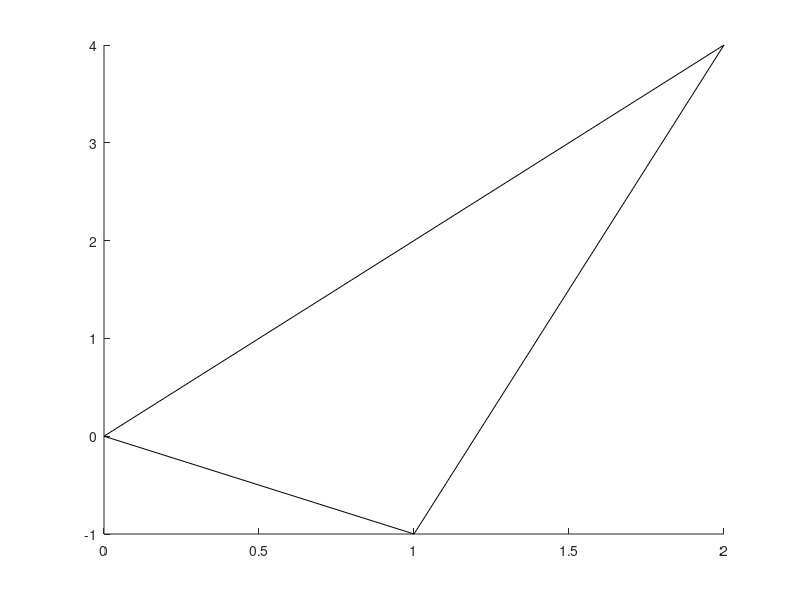

The MATLAB script that drew this image: (Note: this script raises an error after producing the figure.)
    %% Multiobjective optimization -- Exercise 9.4

close all; clear; clc; hold on

%% data

A = [ -2   1 ; 
      -1  -1 ;
       5  -1 ];
b = [ 0 ; 0 ; 6 ] ;

%% plot the feasible region

plot([0 2],[0 4],'-k');
plot([2 1],[4 -1],'-k');
plot([1 0],[-1 0],'-k');

%% solve the scalarized problem with 0 < alfa < 1

options = optimset('Display','off');
for alfa = 0.001 : 0.001 : 0.999
    x = linprog([1 ; 1-2*alfa],A,b,[],[],[],[],options) ;
    plot(x(1),x(2),'g.');
end

%% solve the scalarized problem with alfa = 0

alfa = 0;
x0 = linprog([1 ; 1-2*alfa],A,b,[],[],[],[],options) ;
plot(x0(1),x0(2),'ro');

%% solve the scalarized problem with alfa = 1

alfa = 1;
x1 = linprog([1 ; 1-2*alfa],A,b,[],[],[],[],options) ;
plot(x1(1),x1(2),'bo');

